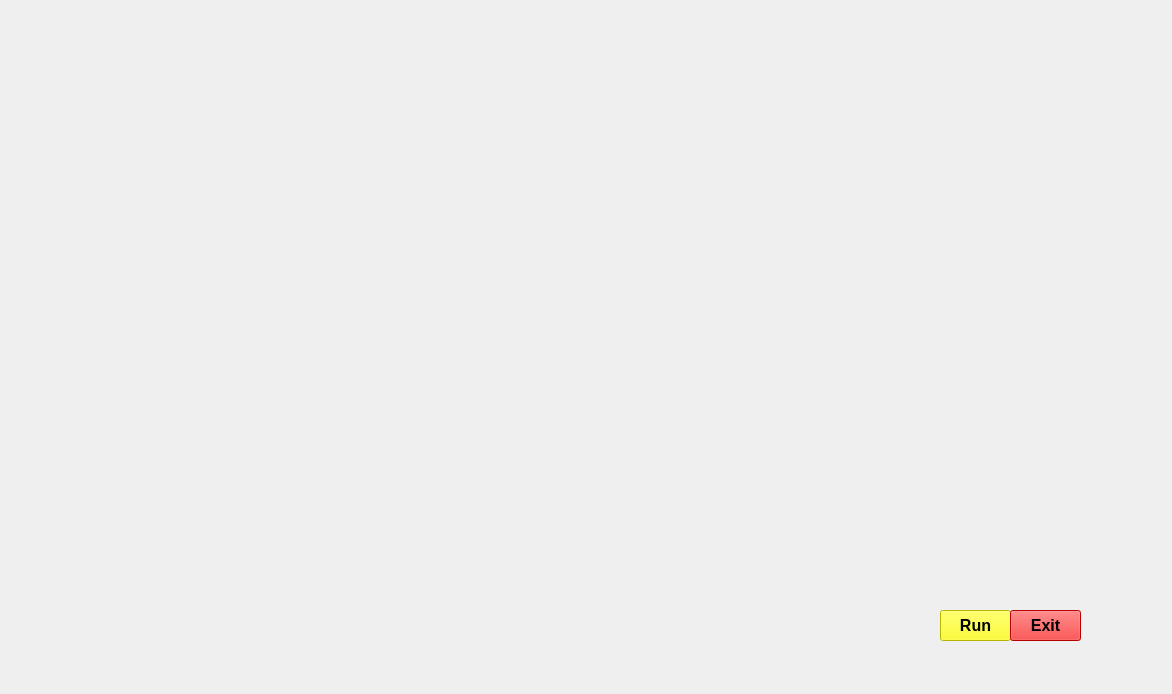
<?xml version="1.0" encoding="UTF-8"?>
<ui version="4.0">
 <class>MainWindow</class>
 <widget class="QMainWindow" name="MainWindow">
  <property name="geometry">
   <rect>
    <x>0</x>
    <y>0</y>
    <width>1172</width>
    <height>694</height>
   </rect>
  </property>
  <property name="windowTitle">
   <string>MainWindow</string>
  </property>
  <widget class="QWidget" name="centralwidget">
   <widget class="QLabel" name="jarvisUi">
    <property name="geometry">
     <rect>
      <x>-10</x>
      <y>-20</y>
      <width>1181</width>
      <height>731</height>
     </rect>
    </property>
    <property name="text">
     <string/>
    </property>
    <property name="pixmap">
     <pixmap>../../Downloads/212508.gif</pixmap>
    </property>
    <property name="scaledContents">
     <bool>true</bool>
    </property>
   </widget>
   <widget class="QPushButton" name="pushButton">
    <property name="geometry">
     <rect>
      <x>940</x>
      <y>610</y>
      <width>71</width>
      <height>31</height>
     </rect>
    </property>
    <property name="font">
     <font>
      <pointsize>12</pointsize>
      <weight>75</weight>
      <bold>true</bold>
     </font>
    </property>
    <property name="styleSheet">
     <string notr="true">
background-color: rgb(255, 255, 0);</string>
    </property>
    <property name="text">
     <string>Run</string>
    </property>
   </widget>
   <widget class="QPushButton" name="pushButton_2">
    <property name="geometry">
     <rect>
      <x>1010</x>
      <y>610</y>
      <width>71</width>
      <height>31</height>
     </rect>
    </property>
    <property name="font">
     <font>
      <pointsize>12</pointsize>
      <weight>75</weight>
      <bold>true</bold>
     </font>
    </property>
    <property name="styleSheet">
     <string notr="true">background-color: rgb(255, 0, 0);</string>
    </property>
    <property name="text">
     <string>Exit</string>
    </property>
   </widget>
   <widget class="QLabel" name="label_2">
    <property name="geometry">
     <rect>
      <x>6</x>
      <y>12</y>
      <width>411</width>
      <height>121</height>
     </rect>
    </property>
    <property name="text">
     <string/>
    </property>
    <property name="pixmap">
     <pixmap>../../Downloads/00545cb7179c504433d4c8f5e845f286.gif</pixmap>
    </property>
    <property name="scaledContents">
     <bool>false</bool>
    </property>
   </widget>
   <widget class="QTextBrowser" name="textBrowser">
    <property name="geometry">
     <rect>
      <x>550</x>
      <y>10</y>
      <width>291</width>
      <height>41</height>
     </rect>
    </property>
    <property name="styleSheet">
     <string notr="true">background:transparent;
border-radius:none;</string>
    </property>
   </widget>
   <widget class="QTextBrowser" name="textBrowser_2">
    <property name="geometry">
     <rect>
      <x>840</x>
      <y>10</y>
      <width>261</width>
      <height>41</height>
     </rect>
    </property>
    <property name="styleSheet">
     <string notr="true">background:transparent;
border-radius:none;</string>
    </property>
   </widget>
  </widget>
 </widget>
 <resources/>
 <connections/>
</ui>
